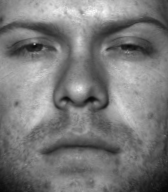
#> input picture HW1/CroppedYale/yaleB01/yaleB01_P00A+005E+10.pgm, 168 x 192 px; its folder holds 2 pictures in this run
$ python HW1.py
#> lines starting #> are read from the running program, lines starting #| are printed output that depends on the picture
# -*- coding: utf-8 -*-
"""
Created on Mon Apr  9 23:54:24 2018

@author: s110024
"""

from skimage import io
import numpy as np
import os

def loading(dirs):

#> called with dirs = 'HW1'
    trainMatrix = np.array([])
    trainBelong = np.array([])
    testMatrix = np.array([])
    testBelong = np.array([])
    countOfPeople = 0
    dirs = os.getcwd()
    for i in range(1, 40):
        if i == 14:
            continue
        file = os.path.join(dirs, 'CroppedYale', 'yaleB%02d' % i, '*.pgm')
        imgs = io.imread_collection(file)
        imgs = np.array(imgs, dtype=np.int64)

        countOfPeople = len(imgs)

        for j in range(0, 35):
            if len(trainMatrix) is 0:
                trainMatrix = imgs[j].flatten()
            else:
                trainMatrix = np.vstack((trainMatrix, imgs[j].flatten()))

            if len(trainBelong) is 0:
                trainBelong = [i]
            else:
                trainBelong = np.concatenate((trainBelong, [i]))
        #print(trainMatrix.shape)

        for j in range(35, countOfPeople):
            if len(testMatrix) is 0:
                testMatrix = imgs[j].flatten()
            else:
                testMatrix = np.vstack((testMatrix, imgs[j].flatten()))

            if len(testBelong) is 0:
                testBelong = [i]
            else:
                testBelong = np.concatenate((testBelong, [i]))
#> this loop made 1 pass
#> countOfPeople on pass 1: 2
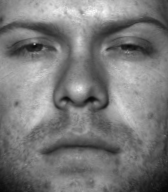
#> input picture HW1/CroppedYale/yaleB01/yaleB01_P00A+005E+10.pgm, 168 x 192 px
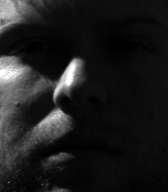
#> input picture HW1/CroppedYale/yaleB01/yaleB01_P00A+110E+40.pgm, 168 x 192 px
#> after the loop, testBelong = empty array; testMatrix = empty array; trainBelong = [1, 1]

    return trainMatrix, trainBelong, testMatrix, testBelong


#> (the run stopped early here; a loop or call above may not have finished)
